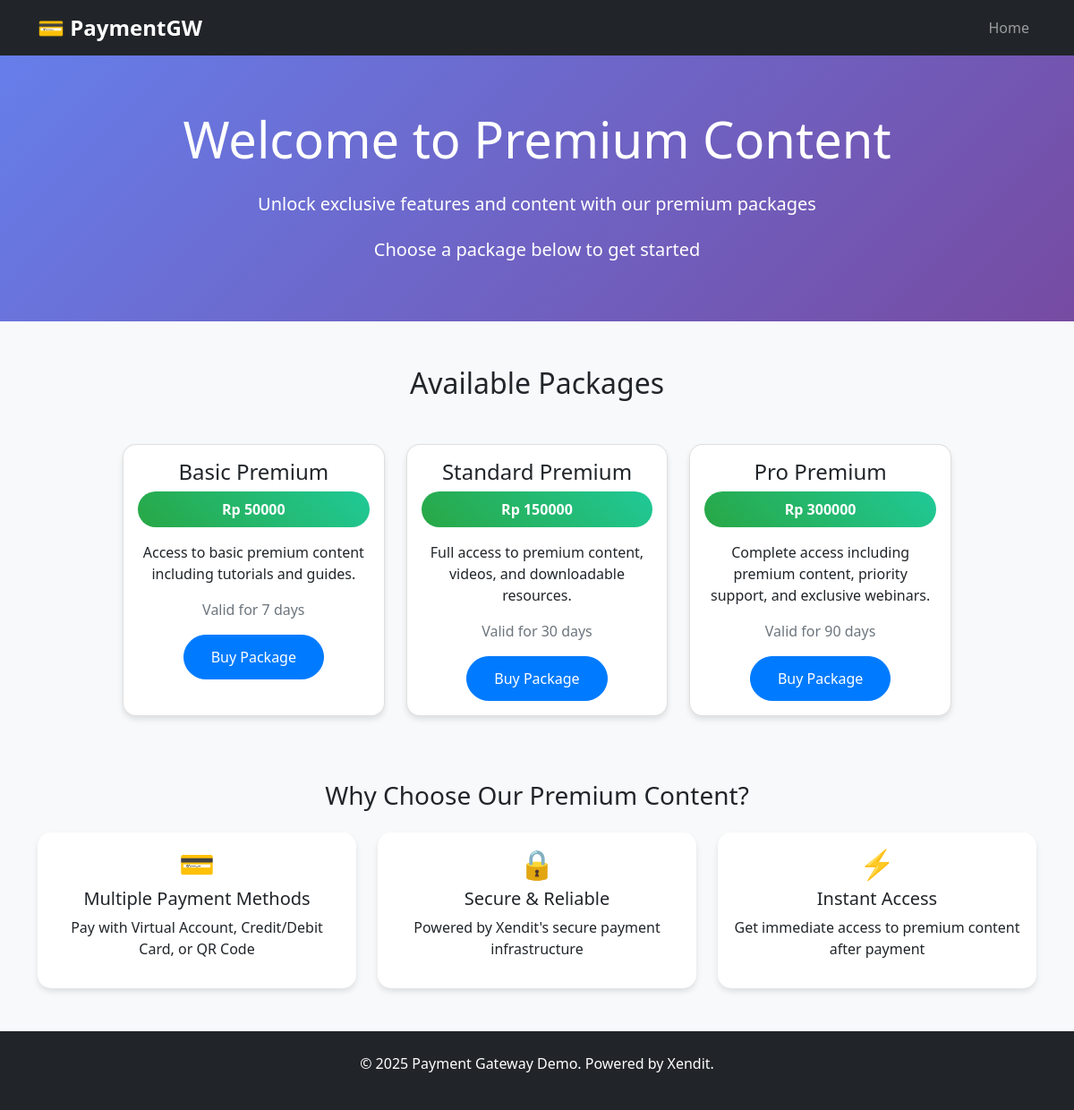
The page / on the database its author committed.
### payments/models.py (models this page shows, shortened)
class Package(models.Model):
    name = models.CharField(max_length=100)
    description = models.TextField()
    price = models.DecimalField(max_digits=10, decimal_places=2)
    duration_days = models.IntegerField(default=30)  # Package validity in days
    is_active = models.BooleanField(default=True)
    created_at = models.DateTimeField(auto_now_add=True)

### payments/views.py (the view, shortened to what this page needs)
# urls.py: 2. Add a URL to urlpatterns:  path('', views.home, name='home')
def home(request):
    packages = Package.objects.filter(is_active=True)
    user_access = None
    context = {
        'packages': packages,
        'user_access': user_access,
    }
    return render(request, 'payments/home.html', context)

### templates/payments/home.html (shortened to what this page needs)
{% extends 'payments/base.html' %}
{% block content %}
<div class="hero-section">
    <div class="container text-center">
        <h1 class="display-4 mb-4">Welcome to Premium Content</h1>
        <p class="lead mb-4">Unlock exclusive features and content with our premium packages</p>
        {% if user_access and user_access.is_valid %}
        <div class="alert alert-success d-inline-block">
            <h5 class="mb-0">🎉 You have premium access!</h5>
            <p class="mb-0">Package: {{ user_access.package.name }} | Expires: {{ user_access.expires_at|date:"M d, Y" }}</p>
        </div>
        {% else %}
        <p class="h5">Choose a package below to get started</p>
        {% endif %}
    </div>
</div>
<div class="container">
    <div class="row justify-content-center">
        <div class="col-md-10">
            <h2 class="text-center mb-5">Available Packages</h2>
            {% if packages %}
            <div class="row">
                {% for package in packages %}
                <div class="col-md-6 col-lg-4 mb-4">
                    <div class="card package-card h-100">
                        <div class="card-body text-center">
                            <h4 class="card-title">{{ package.name }}</h4>
                            <div class="price-badge mb-3">
                                Rp {{ package.price|floatformat:0 }}
                            </div>
                            <p class="card-text">{{ package.description }}</p>
                            <p class="text-muted">
                                 Valid for {{ package.duration_days }} days
                            </p>
                            {% if user_access and user_access.is_valid %}
                                {% if user_access.package.id == package.id %}
                                <button class="btn btn-success" disabled>
                                    ✓ Currently Active
                                </button>
                                {% else %}
                                <button class="btn btn-secondary" disabled>
                                    Already Have Premium
                                </button>
                                {% endif %}
                            {% else %}
                            <a href="{% url 'buy_package' package.id %}" class="btn btn-primary">
                                Buy Package
                            </a>
                            {% endif %}
                        </div>
                    </div>
                </div>
                {% endfor %}
            </div>
            {% endif %}
        </div>
    </div>
</div>
<div class="container mt-5">
    <div class="row">
        <div class="col-md-12">
            <h3 class="text-center mb-4">Why Choose Our Premium Content?</h3>
            <div class="row">
                <div class="col-md-4 text-center">
                    <div class="card border-0">
                        <div class="card-body">
                            <h2 class="text-primary">💳</h2>
                            <h5>Multiple Payment Methods</h5>
                            <p>Pay with Virtual Account, Credit/Debit Card, or QR Code</p>
                        </div>
                    </div>
                </div>
                <div class="col-md-4 text-center">
                    <div class="card border-0">
                        <div class="card-body">
                            <h2 class="text-primary">🔒</h2>
                            <h5>Secure & Reliable</h5>
                            <p>Powered by Xendit's secure payment infrastructure</p>
                        </div>
                    </div>
                </div>
                <div class="col-md-4 text-center">
                    <div class="card border-0">
                        <div class="card-body">
                            <h2 class="text-primary">⚡</h2>
                            <h5>Instant Access</h5>
                            <p>Get immediate access to premium content after payment</p>
                        </div>
                    </div>
                </div>
            </div>
        </div>
    </div>
</div>
{% endblock %}

### templates/payments/base.html (shortened to what this page needs)
<!DOCTYPE html>
<html lang="en">
<head>
    <link href="https://cdn.jsdelivr.net/npm/bootstrap@5.1.3/dist/css/bootstrap.min.css" rel="stylesheet">
</head>
<body>
    <nav class="navbar navbar-expand-lg navbar-dark bg-dark">
        <div class="container">
            <a class="navbar-brand" href="{% url 'home' %}">💳 PaymentGW</a>
            <div class="collapse navbar-collapse" id="navbarNav">
                <ul class="navbar-nav ms-auto">
                    <li class="nav-item">
                        <a class="nav-link" href="{% url 'home' %}">Home</a>
                    </li>
                </ul>
            </div>
        </div>
    </nav>
    <main>
        {% block content %}
        {% endblock %}
    </main>
    <footer class="bg-dark text-white text-center py-4 mt-5">
        <div class="container">
            <p>&copy; 2025 Payment Gateway Demo. Powered by Xendit.</p>
        </div>
    </footer>
</body>
</html>

### templates/payments/base.html (style rules this page uses)
body { background-color: #f8f9fa; }
.card { border-radius: 15px; box-shadow: 0 4px 6px rgba(0, 0, 0, 0.1); }
.btn-primary { background-color: #007bff; border-color: #007bff; border-radius: 25px; padding: 12px 30px; }
.navbar-brand { font-weight: bold; font-size: 1.5rem; }
.hero-section { background: linear-gradient(135deg, #667eea 0%, #764ba2 100%); color: white; padding: 60px 0; margin-bottom: 50px; }
.package-card { transition: transform 0.3s ease; }
.price-badge { background: linear-gradient(45deg, #28a745, #20c997); color: white; padding: 8px 16px; border-radius: 20px; font-weight: bold; }

### rows shown on the page
Package: name "Basic Premium", price "50000", description "Access to basic premium content including tutorials and guides.", duration_days "7"
Package: name "Standard Premium", price "150000", description "Full access to premium content, videos, and downloadable resources.", duration_days "30"
Package: name "Pro Premium", price "300000", description "Complete access including premium content, priority support, and exclusive webinars.", duration_days "90"
